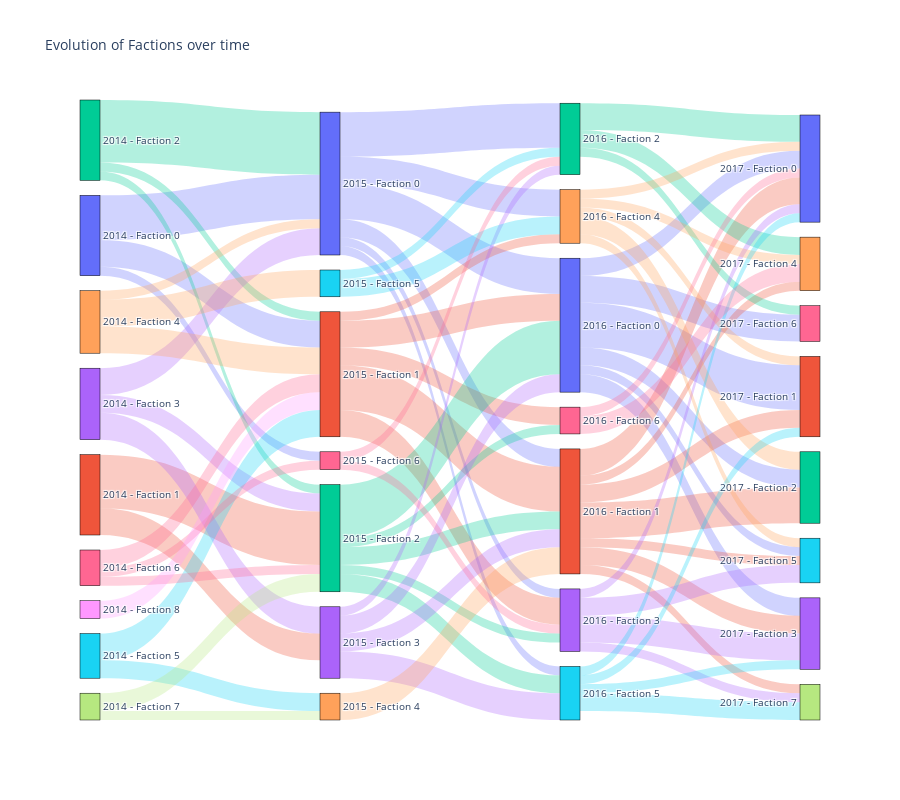

The notebook cell this image was saved under:
### Markdown cell above
Now, we analyze how factions change from year to year using the source-normalized method.

### Code cell
df_post_between_mapped = ut.map_countries_to_posts(df_post_between_countries, df_countries, period="Y")

y_factions_norm_df = ut.analyze_source_normalized_factions_over_time(df_post_between_mapped)
pl.plot_faction_evolution(y_factions_norm_df)

### Figure 1 — Plotly figure (JSON) as saved in the notebook; plotly's stock layout.template omitted (floating-point values rounded to 4 significant figures)
{"data": [{"link": {"color": ["rgba(99, 110, 250, 0.3)", "rgba(99, 110, 250, 0.3)", "rgba(99, 110, 250, 0.3)", "rgba(239, 85, 59, 0.3)", "rgba(239, 85, 59, 0.3)", "rgba(0, 204, 150, 0.3)", "rgba(0, 204, 150, 0.3)", "rgba(0, 204, 150, 0.3)", "rgba(171, 99, 250, 0.3)", "rgba(171, 99, 250, 0.3)", "rgba(171, 99, 250, 0.3)", "rgba(255, 161, 90, 0.3)", "rgba(255, 161, 90, 0.3)", "rgba(255, 161, 90, 0.3)", "rgba(25, 211, 243, 0.3)", "rgba(25, 211, 243, 0.3)", "rgba(255, 102, 146, 0.3)", "rgba(255, 102, 146, 0.3)", "rgba(255, 102, 146, 0.3)", "rgba(182, 232, 128, 0.3)", "rgba(182, 232, 128, 0.3)", "rgba(255, 151, 255, 0.3)", "rgba(99, 110, 250, 0.3)", "rgba(99, 110, 250, 0.3)", "rgba(99, 110, 250, 0.3)", "rgba(99, 110, 250, 0.3)", "rgba(99, 110, 250, 0.3)", "rgba(99, 110, 250, 0.3)", "rgba(239, 85, 59, 0.3)", "rgba(239, 85, 59, 0.3)", "rgba(239, 85, 59, 0.3)", "rgba(239, 85, 59, 0.3)", "rgba(239, 85, 59, 0.3)", "rgba(0, 204, 150, 0.3)", "rgba(0, 204, 150, 0.3)", "rgba(0, 204, 150, 0.3)", "rgba(0, 204, 150, 0.3)", "rgba(0, 204, 150, 0.3)", "rgba(171, 99, 250, 0.3)", "rgba(171, 99, 250, 0.3)", "rgba(171, 99, 250, 0.3)", "rgba(171, 99, 250, 0.3)", "rgba(255, 161, 90, 0.3)", "rgba(25, 211, 243, 0.3)", "rgba(25, 211, 243, 0.3)", "rgba(255, 102, 146, 0.3)", "rgba(255, 102, 146, 0.3)", "rgba(99, 110, 250, 0.3)", "rgba(99, 110, 250, 0.3)", "rgba(99, 110, 250, 0.3)", "rgba(99, 110, 250, 0.3)", "rgba(99, 110, 250, 0.3)", "rgba(99, 110, 250, 0.3)", "rgba(239, 85, 59, 0.3)", "rgba(239, 85, 59, 0.3)", "rgba(239, 85, 59, 0.3)", "rgba(239, 85, 59, 0.3)", "rgba(239, 85, 59, 0.3)", "rgba(239, 85, 59, 0.3)", "rgba(239, 85, 59, 0.3)", "rgba(0, 204, 150, 0.3)", "rgba(0, 204, 150, 0.3)", "rgba(0, 204, 150, 0.3)", "rgba(171, 99, 250, 0.3)", "rgba(171, 99, 250, 0.3)", "rgba(171, 99, 250, 0.3)", "rgba(171, 99, 250, 0.3)", "rgba(255, 161, 90, 0.3)", "rgba(255, 161, 90, 0.3)", "rgba(255, 161, 90, 0.3)", "rgba(255, 161, 90, 0.3)", "rgba(255, 161, 90, 0.3)", "rgba(25, 211, 243, 0.3)", "rgba(25, 211, 243, 0.3)", "rgba(25, 211, 243, 0.3)", "rgba(25, 211, 243, 0.3)", "rgba(255, 102, 146, 0.3)", "rgba(255, 102, 146, 0.3)"], "source": [0, 0, 0, 1, 1, 2, 2, 2, 3, 3, 3, 4, 4, 4, 5, 5, 6, 6, 6, 7, 7, 8, 9, 9, 9, 9, 9, 9, 10, 10, 10, 10, 10, 11, 11, 11, 11, 11, 12, 12, 12, 12, 13, 14, 14, 15, 15, 16, 16, 16, 16, 16, 16, 17, 17, 17, 17, 17, 17, 17, 18, 18, 18, 19, 19, 19, 19, 20, 20, 20, 20, 20, 21, 21, 21, 21, 22, 22], "target": [9, 10, 15, 11, 12, 9, 10, 11, 9, 11, 12, 9, 10, 14, 10, 13, 10, 11, 15, 11, 13, 10, 16, 17, 18, 19, 20, 21, 16, 17, 19, 20, 22, 16, 17, 19, 21, 22, 16, 17, 18, 21, 17, 18, 20, 18, 19, 23, 24, 25, 26, 28, 29, 23, 24, 25, 26, 27, 28, 30, 23, 27, 29, 23, 26, 28, 30, 23, 24, 25, 27, 28, 23, 24, 26, 30, 23, 27], "value": [5, 3, 1, 6, 3, 7, 1, 1, 3, 2, 3, 1, 3, 3, 3, 2, 2, 1, 1, 2, 1, 2, 4, 2, 5, 1, 3, 1, 3, 5, 3, 1, 2, 6, 2, 1, 2, 1, 2, 2, 1, 3, 3, 1, 2, 1, 1, 2, 5, 2, 2, 1, 3, 3, 2, 4, 2, 1, 1, 1, 3, 2, 1, 1, 3, 2, 1, 1, 1, 2, 1, 1, 1, 1, 1, 2, 1, 2]}, "node": {"color": ["#636EFA", "#EF553B", "#00CC96", "#AB63FA", "#FFA15A", "#19D3F3", "#FF6692", "#B6E880", "#FF97FF", "#636EFA", "#EF553B", "#00CC96", "#AB63FA", "#FFA15A", "#19D3F3", "#FF6692", "#636EFA", "#EF553B", "#00CC96", "#AB63FA", "#FFA15A", "#19D3F3", "#FF6692", "#636EFA", "#EF553B", "#00CC96", "#AB63FA", "#FFA15A", "#19D3F3", "#FF6692", "#B6E880"], "label": ["2014 - Faction 0", "2014 - Faction 1", "2014 - Faction 2", "2014 - Faction 3", "2014 - Faction 4", "2014 - Faction 5", "2014 - Faction 6", "2014 - Faction 7", "2014 - Faction 8", "2015 - Faction 0", "2015 - Faction 1", "2015 - Faction 2", "2015 - Faction 3", "2015 - Faction 4", "2015 - Faction 5", "2015 - Faction 6", "2016 - Faction 0", "2016 - Faction 1", "2016 - Faction 2", "2016 - Faction 3", "2016 - Faction 4", "2016 - Faction 5", "2016 - Faction 6", "2017 - Faction 0", "2017 - Faction 1", "2017 - Faction 2", "2017 - Faction 3", "2017 - Faction 4", "2017 - Faction 5", "2017 - Faction 6", "2017 - Faction 7"], "line": {"color": "black", "width": 0.5}, "pad": 15, "thickness": 20}, "type": "sankey"}], "layout": {"font": {"size": 10}, "height": 800, "title": {"text": "Evolution of Factions over time"}}}
